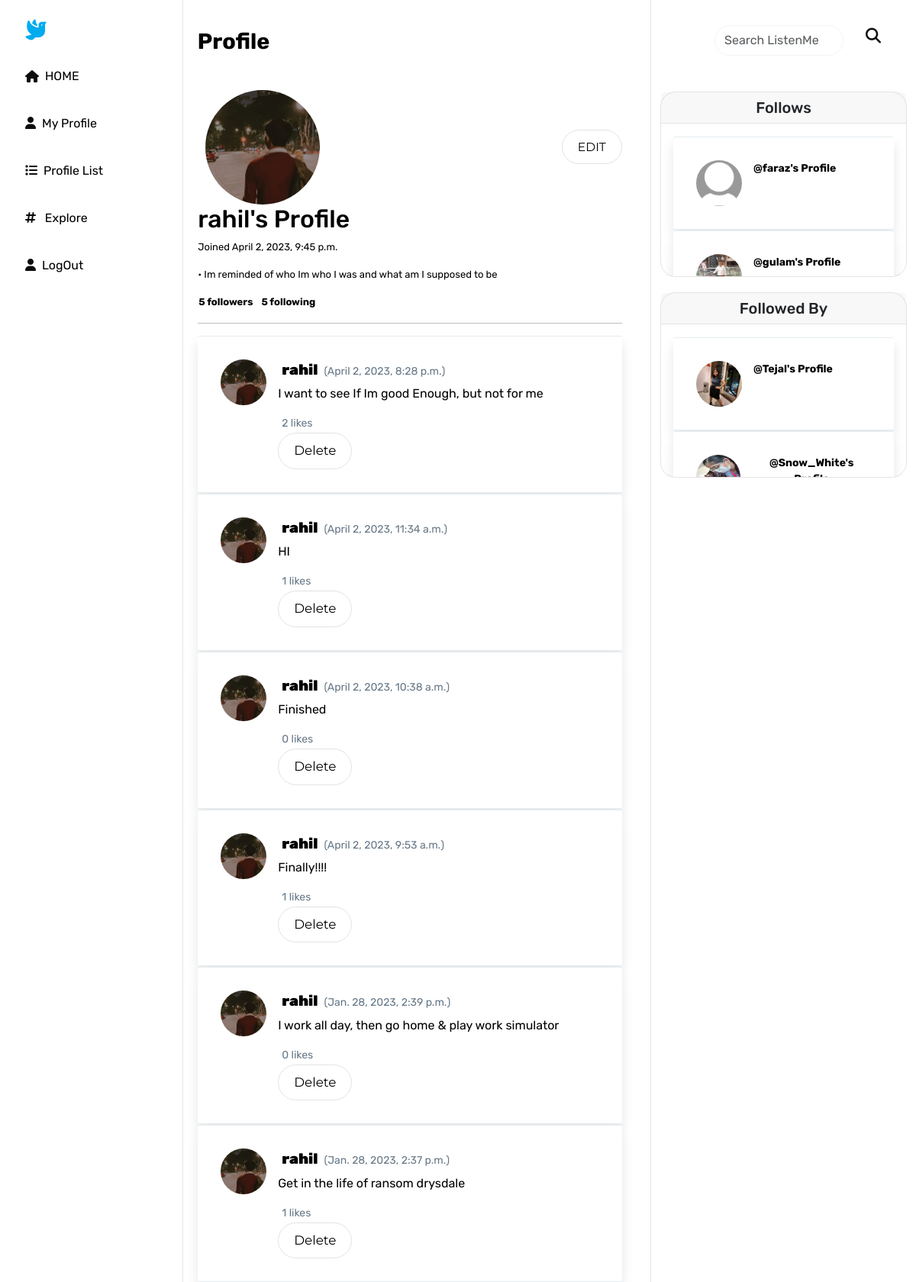
Screenshot of /profile/1 (signed in) with the database file from the repository.
### ransom/models.py (models this page shows, shortened)
class Profile(models.Model):
    user = models.OneToOneField(User,on_delete=models.CASCADE)
    follow = models.ManyToManyField("self",related_name="followed_by",symmetrical=False,blank=True)
    follows = models.ManyToManyField(User, related_name='followed_by', blank=True)
    date_modified = models.DateTimeField(User,auto_now=True)
    bio = models.CharField(max_length=500, blank=True)
    profile_image = models.ImageField(null=True, blank=True, upload_to='images/')
    def __str__(self):
        return f"{self.user.username}'s Profile"
    def get_followers_count(self):
        return self.followed_by.count()
    def get_following_count(self):
        return self.follow.exclude(user=self.user).count()
        return self.follows.count()

class Meep(models.Model):
    user = models.ForeignKey(
        User, related_name="meeps",
        on_delete=models.DO_NOTHING
    )
    body=models.CharField(max_length=200)
    created_at = models.DateTimeField(auto_now_add=True)
    likes = models.ManyToManyField(User, related_name='liked_meeps', blank=True)

### ransom/views.py (the view, shortened to what this page needs)
# urls.py: path('profile/<int:pk>',views.profile,name='profile'),
def profile(request,pk):
    if request.user.is_authenticated:
        profile = Profile.objects.get(user_id=pk)
        followers_count = profile.get_followers_count()
        following_count = profile.get_following_count()
        meeps=Meep.objects.filter(user_id=pk).order_by("-created_at")
        return render(request,"profile.html",{"profile":profile,"meeps":meeps,'followers_count': followers_count, 'following_count': following_count})
    else:
        messages.success(request,("You Must be LoggedIn to View this page..."))
        return redirect('home')

### ransom/templates/profile.html (shortened to what this page needs)
{% extends 'base.html' %}
{% load static %}
{% block content %}
<nav class="navbar navbar-expand-lg navbar-light underline">
    <a class="navbar-brand" href="#">Profile</a>
</nav>
<div class="profilesidenav" style="padding-top: 120px; display: block; margin: auto;">
    <div style="padding-left: 12px;padding-right: 12px;">
        <div class="card" style="text-align: center;">
            <h5 class="card-header">Follows</h5>
            <div class="card-body" style="max-height: 200px; overflow-y: auto;">
                {% for following in profile.follow.all %}
                {% if following.profile_image %}
                {% if following.user != profile.user %}
                <div class="tweet-wrap">
                    <div class="tweet-header">
                        <img src="{{following.profile_image.url}}" style="height: 60px;width: 60px;"
                            alt="{{following.user.username}}" style="padding-right: 4%;" class="avator">
                        <div class="tweet-header-info">
                            <a href="{% url 'profile' following.user.id %}" class="following">@{{following}}<br></a>
                        </div>
                    </div>
                </div>
                {% endif %}
                {% else %}
                {% if following.user != profile.user %}
                <div class="tweet-wrap">
                    <div class="tweet-header">
                        <img src="{% static 'images/default_profile_pic.jpg' %}" style="height: 60px;width: 60px;
                            font-weight: bolder; color: black;font-size: 1.2rem;" alt="{{following.user.username}}"
                            style="padding-right: 4%;" class="avator">
                        <div class="tweet-header-info">
                            <a href="{% url 'profile' following.user.id %}" class="following">@{{following}}<br></a>
                        </div>
                    </div>
                </div>
                {% endif %}
                {% endif %}
                {% endfor %}
            </div>
        </div>
        <br>
        <div class="card" style="text-align: center;">
            <h5 class="card-header">Followed By</h5>
            <div class="card-body" style="max-height: 200px; overflow-y: auto;">
                {% for follower in profile.followed_by.all %}
                {% if follower.profile_image %}
                {% if follower.user != profile.user %}
                <div class="tweet-wrap">
                    <div class="tweet-header">
                        <img src="{{follower.profile_image.url}}" style="height: 60px;width: 60px;
                                    font-weight: bolder; color: black;font-size: 1.2rem;"
                            alt="{{follower.user.username}}" class="avator">
                        <div class="tweet-header-info">
                            <a href="{% url 'profile' follower.user.id %}">@{{follower}}<br></a>
                        </div>
                    </div>
                </div>
                {% endif %}
                {% endif %}
                {% endfor %}
            </div>
        </div>
        <br>
        <br>
    </div>
</div>
{% if profile %}
<div class="container">
    <div class="row">
        <div class="col-12">
            <div class="profile-header">
                <div class="profile-info profileimg">
                    {% if profile.profile_image %}
                    <img src="{{profile.profile_image.url}}"></img>
                    {% else %}
                    <img src="{% static 'images/default_profile_pic.jpg' %}"
                        style="height: 30%;width: 30%;border-radius: 100%;">
                    {% endif %}
                </div>
                {% if request.user.id == profile.user.id %}
                <a href="{% url 'update_user' %}" class="btn update-btn"> EDIT </a>
                {% endif %}
            </div>
            <h2>{{profile.user.username}}'s Profile</h2>
            <p>Joined {{ profile.date_modified }}</p>
            <p>• {{ profile.bio }}</p>
            <table>
                <tr>
                    <th style="padding-right: 10px;">{{ profile.get_followers_count }} followers</th>
                    <th>{{ profile.get_following_count }} following</th>
                </tr>
            </table>
            <hr>
            {% if meeps %}
            {% for meep in meeps %}
            <div class="tweet-wrap">
                <div class="tweet-header">
                    {% if profile.profile_image %}
                    <img src="{{profile.profile_image.url}}" style="height: 60px;width: 60px;" alt="{{profile.user.username}}"
                        style="padding-right: 4%;" class="avator">
                    {% else %}
                    <img src="{% static 'images/default_profile_pic.jpg' %}" style="height: 60px;width: 60px;" alt="{{profile.user.username}}"
                        style="padding-right: 4%;" class="avator">
                    {% endif %}
                    <div class="tweet-header-info">
                        <span style="font-weight: bolder; color: black;font-size: 1.2rem;">{{ meep.user.username }}</span>
                        <span> ({{ meep.created_at }}) </span>
                        <p style="font-size: 1rem;">{{meep.body}}</p>
                        <span class="like-count">{{ meep.likes.count }} likes</span>
                        {% if meep.user == request.user %}
                        <form action="{% url 'delete_meep' meep.id %}" method="post">
                            <button type="submit" class="btn update-btn" style="margin-top: 2px;">Delete</button>
                        </form>
                        {% endif %}
                    </div>
                </div>
            </div>
            {% endfor %}
            {% endif %}
            </div>
        </div>
    </div>
</div>
    {% endif %}
    {% endblock %}

### ransom/static/blog_static/css/style.css (style rules this page uses)
.underline { position: relative; }
.navbar-brand { margin-right: 1px; margin-bottom: 5%; padding-left: 2%; font-weight: bolder; font-size: 1.8rem; }
.card { border: solid; border-width: 1px ; border-color: rgb(228, 228, 228) ; border-radius: 20px; }
.card-header { border-color: rgb(228, 228, 228) ; }
.profilesidenav { display: block; height: 100%; width: 29%; position: fixed; z-index: 1; top: 0; right: 0; overflow-x: hidden; padding-top: 40px; border-left: solid; border-width: 1px ; border-color: rgb(228, 228, 228) ; }
a { text-decoration: none; color: #000000; }
body { font-family: "Rubik"; font-size: small; color: black; }

### ransom/static/blog_static/css/button.css (style rules this page uses)
.btn { display: inline-block; -webkit-border-radius: 28; -moz-border-radius: 28; border-radius: 28px; font-size: 20px; padding: 10px 20px 10px 20px; text-decoration: none; }
.update-btn { -webkit-border-radius: 28; -moz-border-radius: 28; border-radius: 28px; font-family: Montserrat; color: #000000; font-size: 120%; background: #ffffff; padding: 10px 20px 10px 20px; border: solid #e3e3e3 1px; text-decoration: none; }

### ransom/static/blog_static/css/tweets.css (style rules this page uses)
.avator { border-radius:100px; width:48px; margin-right: 15px; }
.tweet-wrap { max-width:auto; background: #fff; margin: 0 auto; margin-top: 1px; border-radius:3px; padding: 30px; border-bottom: 1px solid #e6ecf0; border-top: 1px solid #e6ecf0; box-shadow: 0px 10px 15px rgba(0,0,0,0.1); }
.tweet-header { display: flex; align-items:flex-start; font-size:14px; }
.tweet-header-info { font-weight:bold; }
.tweet-header-info span { color:#657786; font-weight:normal; margin-left: 5px; }
.tweet-header-info p { font-weight:normal; margin-top: 5px; }

### ransom/static/blog_static/css/profiles.css (style rules this page uses)
.profile-header { display: flex; align-items: center; justify-content: space-between; }
.profile-info { display: flex; align-items: center; }
.profile-info img { margin: 0; margin-left: 10px; border-radius: 100%; width: 150px; height: 150px; }

### rows the page displays
Profile: user.username "faraz's Profile"
Profile: profile_image (picture), user.username "gulam's Profile"
Profile: profile_image (picture), user.username "Tejal's Profile"
Profile: profile_image (picture), user.username "Snow_White's…"
Profile: profile_image (picture), user.username "rahil", date_modified "April 2, 2023, 9:45 p.m.", bio "Im reminded of who Im who I was and what am I supposed to be", get_followers_count "5", get_following_count "5"
Meep: profile_image (picture), user.username "rahil", created_at "April 2, 2023, 8:28 p.m.", body "I want to see If Im good Enough, but not for me", likes.count "2", shows "Delete"
Meep: profile_image (picture), user.username "rahil", created_at "April 2, 2023, 11:34 a.m.", body "HI", likes.count "1", shows "Delete"
Meep: profile_image (picture), user.username "rahil", created_at "April 2, 2023, 10:38 a.m.", body "Finished", likes.count "0", shows "Delete"
Meep: profile_image (picture), user.username "rahil", created_at "April 2, 2023, 9:53 a.m.", body "Finally!!!!", likes.count "1", shows "Delete"
Meep: profile_image (picture), user.username "rahil", created_at "Jan. 28, 2023, 2:39 p.m.", body "I work all day, then go home & play work simulator", likes.count "0", shows "Delete"
Meep: profile_image (picture), user.username "rahil", created_at "Jan. 28, 2023, 2:37 p.m.", body "Get in the life of ransom drysdale", likes.count "1", shows "Delete"
